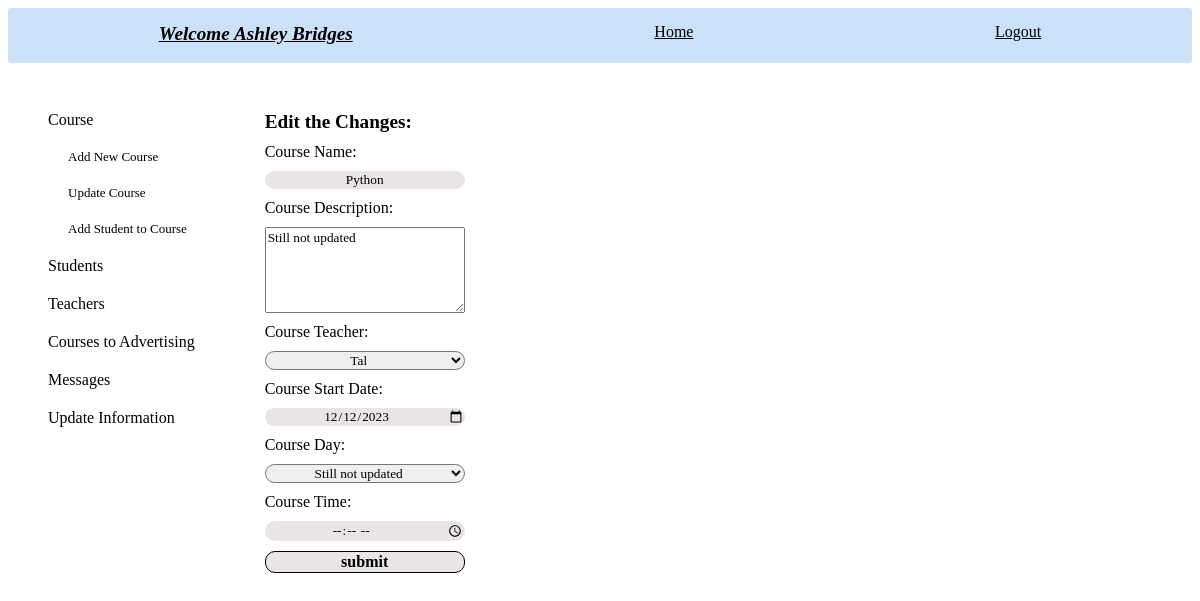
Page /chosen_course/1 (signed in) on the committed database.
### tables this page shows
CREATE TABLE courses (
        id INTEGER PRIMARY KEY,
        name TEXT NOT NULL,
        description TEXT DEFAULT "Still not updated",
        teacher_id TEXT NOT NULL DEFAULT "Still not updated",
        start TEXT DEFAULT "Still not updated",
        day TEXT DEFAULT "Still not updated",
        time TEXT DEFAULT "Still not updated", 
        FOREIGN KEY (teacher_id) REFERENCES teachers (id)
        );

### app.py (the view)
@app.route('/chosen_course/<course_id>', methods=['GET', 'POST'])
def chosen_course_update(course_id):
    log=check_log()
    info=info_user()
    form2=['create']
    chosen_course={}
    chosen_course['title_chosen']='Edit the Changes:'
    course=crud.read_if('*',"courses","id", course_id)
    course_info=create_courses_objects(course)
    for c in course_info:
        c.start=crud.read_if('start',"courses","id", course_id)[0]
    chosen_course['course_info']=course_info
    chosen_course['teachers']=create_teachers_objects(crud.read_all('teachers'))
    if request.method=='POST':
        name=request.form['name'].title()
        description=request.form['description']
        teacher_id=request.form['teacher_id']
        start=request.form['start']
        day=request.form['day']
        time=request.form['time']
        if name=='':
            return render_template('update_courses.html', log=log, info=info, admin_id=session['id'], form='', form2=form2 ,chosen_course=chosen_course,  course_dict='', note="Course Name is required fields")
        else:
            crud.update_if('courses', 'name, description, teacher_id, start, day, time', f"'{name}', '{description}', '{teacher_id}', '{start}', '{day}', '{time}'",'id', course_id)
            return redirect(url_for('course_info', course_id=course_id))
    else:
        return render_template('update_courses.html', log=log, info=info, admin_id=session['id'], form='', form2=form2 ,chosen_course=chosen_course, course_dict='')

### app.py (called while the page is built)
def check_log(): #check if user is loged in or not
    log_result={}
    if "name" in session:
        link='/logout'
        log='Logout'
        log_result['link']=link
        log_result['log']=log
        return log_result
    else:
        link='/login'
        log='Login'
        log_result['link']=link
        log_result['log']=log
        return log_result

def info_user(): # get user info
    if "role" in session:
        info={}
        if session['role']=='admin':
            info['id']=session['id']
            info['link']=f"/administrator/{session['id']}"
            info['word']='Administrator'
            info['hello']=f"Hello {crud.admin_name(session['id'])}- what do you want to do?"
            info['class']='user_hello'
        if session['role']=='teacher':
            info['id']=session['id']
            info['link']=f"/teacher_profile/{session['id']}"
            info['word']=f"Welcome {crud.teacher_name(session['id'])}"
            info['class']='user_hello'
        if session['role']=='student':
            info['id']=session['id']
            info['link']=f"/student_profile/{session['id']}"
            info['word']=f"Welcome {crud.student_name(session['id'])}"
            info['class']='user_hello'
        return info

### crud.py (called while the page is built)
def read_all(table):
    return query(f"SELECT * FROM {table}")

def read_if(column, table, value, condition):
    return query(f"SELECT {column} FROM {table} WHERE {value}='{condition}'")

def teacher_name(teacher_id):
    name=read_if('name', 'teachers', 'id', teacher_id)
    name=name[0][0]
    return name

### functions.py (called while the page is built)
def create_courses_objects(courses: list):
    courses_objects=[classes.Course(course[0], course[1], course[2], course[3], course[4], course[5], course[6] ) for course in courses]
    for c in courses_objects:
        if c.description=='':
            c.description='Still not updated'
        if c.teacher_id=='':
            c.teacher_id=['','Not yet assigned']
        else:
            c.teacher_id=[c.teacher_id, crud.teacher_name(c.teacher_id)]
        if c.start=='':
            c.start='Still not updated'
        else:
            c.start=f'{c.start[8:]}-{c.start[5:7]}-{c.start[0:4]}'
        if c.day=='':
            c.day='Still not updated'
        if c.time=='':
            c.time='Still not updated'
    return courses_objects

### setup_db.py (called while the page is built)
def query(sql):
    with sqlite3.connect('students.db') as conn:
        cur=conn.cursor()
        cur.execute(sql)
        return cur.fetchall()

### templates/update_courses.html (shortened to what this page needs)
{% include "admin_nav_courses.html" %}
    <div class="courses_update">
        <div class="main_chosen_course">
            <div class="title_chosen_course">{{chosen_course.title_chosen}}</div>
            <form class="info_chosen_course" action="" method="POST">
                {% for course in chosen_course.course_info %}
                Course Name: <input type="text" name="name" value="{{course.name}}" required autofocus>
                Course Description: <textarea type="text" name="description" placeholder="Write description" cols="30" rows="5">{{course.description}}</textarea>
                Course Teacher:
                {% endfor %}
                {% for f in form2 %}
                    <select name="teacher_id" id="">
                    {% for course in chosen_course.course_info %}
                        <option value="{{course.teacher_id[0]}}">{{course.teacher_id[1]}}</option>
                    {% endfor %}
                    </select>
                {% endfor %}
                    {% for course in chosen_course.course_info %}
                    Course Start Date: <input type="date" name="start" value="{{course.start[0]}}" >
                    Course Day: <select name="day" id="">
                    <option value="{{course.day}}">{{course.day}}</option>
                    </select>
                    Course Time: <input type="time" name="time" value="{{course.time}}">
                <input id="submit" type="submit" value="submit">
                {% endfor %}
            </form>
        </div>
    </div>
        <div>
        </div>
    </div>

### static/style.css (style rules this page uses)
input { font-family: 'Times New Roman', Times, serif; text-align: center; }
select { font-family: 'Times New Roman', Times, serif; text-align: center; }
option { font-family: 'Times New Roman', Times, serif; text-align: center; }
textarea { font-family: 'Times New Roman', Times, serif; }
#submit { border-style: solid; border-width: 1px; font-size: medium; font-weight: bolder; }
.courses_update { grid-column: 2; grid-row: 2; display: flex; }
.main_chosen_course { display: flex; flex-direction: column; gap:10px; }
.title_chosen_course { font-weight: bold; font-size: larger; }
.info_chosen_course { display: flex; flex-direction: column; gap: 10px; width: 200px; }
.info_chosen_course>input { border-style: none; background-color: rgb(233, 229, 229); border-radius: 10px; }
.info_chosen_course>select { border-radius: 10px; }

### rows in the picture
courses: name "Python", description "Still not updated", start "12/12/2023", day "Still not updated"

### other values in the picture
{{ info.word }} "Welcome Ashley Bridges"
{{ log.log }} "Logout"
{{ chosen_course.title_chosen }} "Edit the Changes:"
form field teacher_id "Tal"
